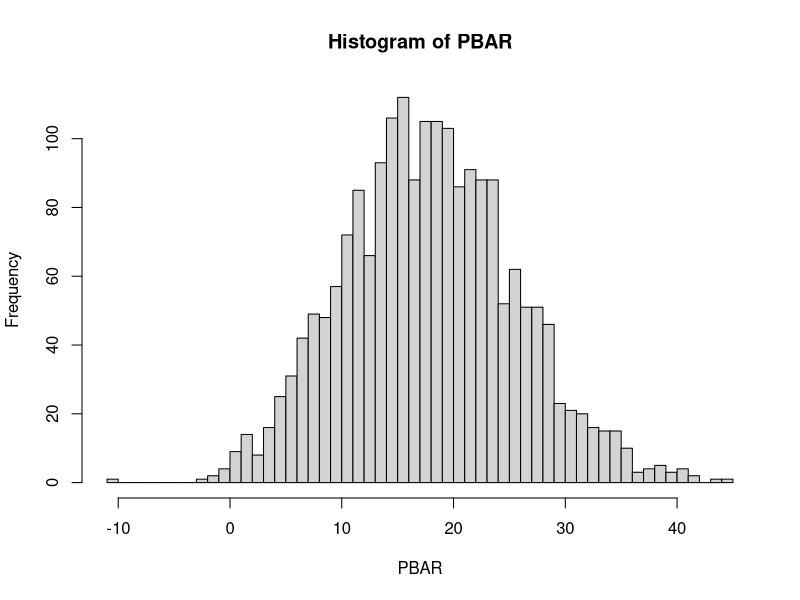
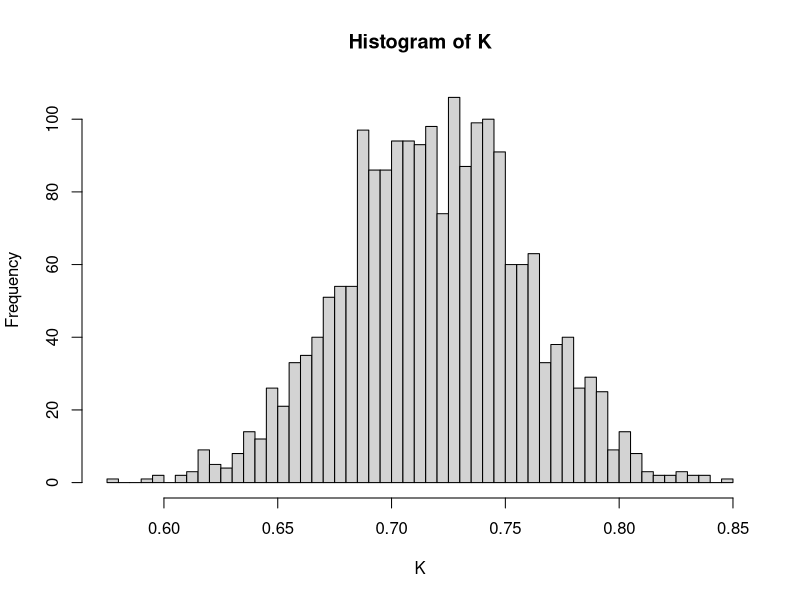

Reproduce these figures in R, in order.
#CHAPTER 11 -- Bootstrap estimation

#smoking intervention trial
#data
set.seed(777)
before <- c(131,154,45,89,38,104,127,129,148,181,122,
120,66,122,115,113,163,67,156,191)
after <- c(111,13,16,35,23,115,87,120,122,228,118,121,
20,153,139,103,124,37,163,246)
P <- 100*(before-after)/before
summary(P)
round(rbind(before,after,P),1)

t.test(before,after,paired=TRUE,var.equal=TRUE)

#bootstrap estimation -- intervention trial 
iter <- 2000
PBAR <- NULL
P <- 100*(before-after)/before
for(i in 1:iter) {
ptemp <- sample(P,length(P),replace=TRUE)
PBAR[i] <- mean(ptemp)
}
pbar <- mean(PBAR)
vbar <- var(PBAR)
sd <- sqrt(vbar)
cbind(pbar,vbar,sd)
hist(PBAR,50)

#bootstrap test statistics
pvalue.0 <- sum(ifelse(PBAR<0,1,0))/iter
pvalue.1 <- pnorm((0-pbar)/sd)
cbind(pvalue.0,pvalue.1)

#bootstrap confidence intervals
cbind(pbar-1.96*sd,pbar+1.96*sd)
cbind(sort(PBAR)[.025*iter],sort(PBAR)[.975*iter])

#example bootstrap for tabled data
iter <- 2000
p <- NULL
d <- rep(1:3,c(10,5,5))
n <- length(d)
for(i in 1:iter) {
D <- sample(d,n,replace=TRUE)
P <- table(factor(D,level=1:3))
p[i] <- (P[1]-2*P[2]+P[3])/n
}
cbind(mean(p),var(p))

#Kappa statistic --- a bootstrap estimate
a <- 105
b <- 24
c <- 18
d <- 165
n <- a+b+c+d
data <- rep(1:4,c(a,b,c,d))
table(data)/n
iter <- 2000
K <- NULL
for (i in 1:iter ) {
temp <- sample(data,n,replace=TRUE)
tab <- table(temp)
P <- (tab[1]+tab[4])/n 
q1 <- (tab[1]+tab[2])/n
q2 <- 1-q1
p1 <- (tab[1]+tab[3])/n
p2 <- 1-p1
p <- p1*q1+p2*q2
K[i] <- (P-p)/(1-p)
}
m <- mean(K)
v <- var(K)
cbind(m,v)
#parametric
lower <- m-1.96*sqrt(v)
upper <- m+1.96*sqrt(v)
cbind(lower,m,upper)
#nonparametric
LOWER <- sort(K)[iter*0.025]
UPPER <- sort(K)[iter*0.975]
cbind(LOWER,m,UPPER)
hist(K,50)


